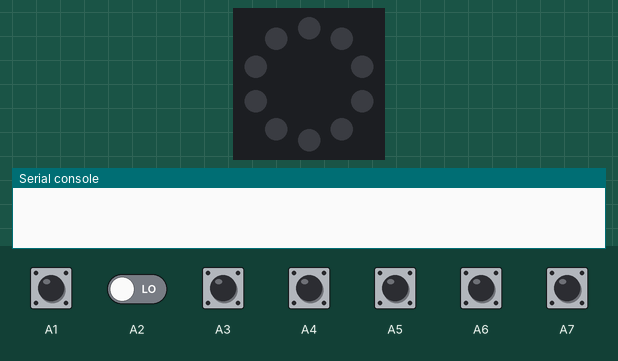
A program run on a simulated Circuit Playground running CircuitPython. Parts: the board's ring of 10 RGB LEDs (number 0 left of the top, counting anticlockwise), the last lines printed to the serial console. Inputs (shaded band) come from the test bench; at power-on: A1–7 LOW. Dim RGB values are drawn brighter than linear; touch pads read as touched when driven HIGH.

Above: at 1.2 s.
1.3 s: A1 pulled HIGH for 0.15 s
At 2.5 s:
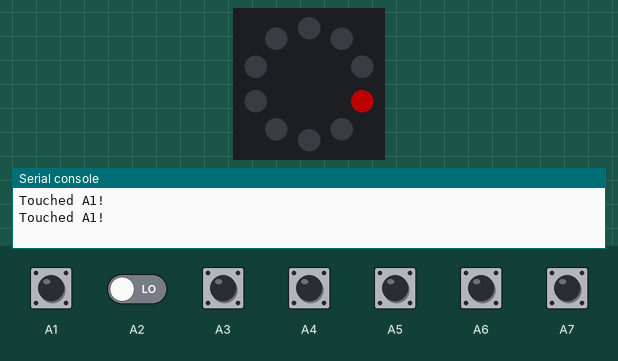
2.9 s: A3 pulled HIGH for 0.15 s
At 4.0 s:
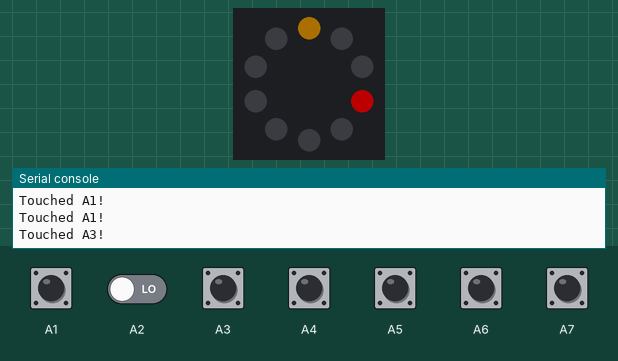
4.5 s: A4 pulled HIGH for 0.15 s
At 5.4 s:
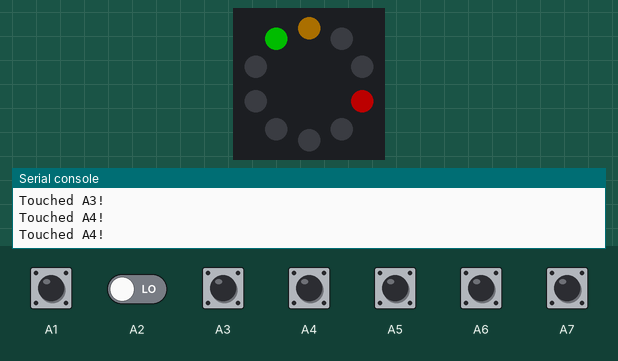
6.1 s: A5 pulled HIGH for 0.15 s
At 6.9 s:
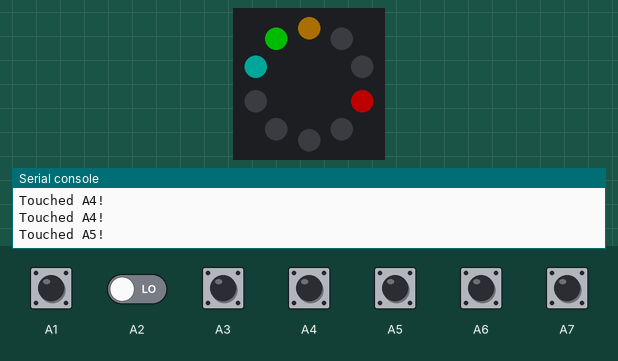
7.7 s: A6 pulled HIGH for 0.15 s
At 8.4 s:
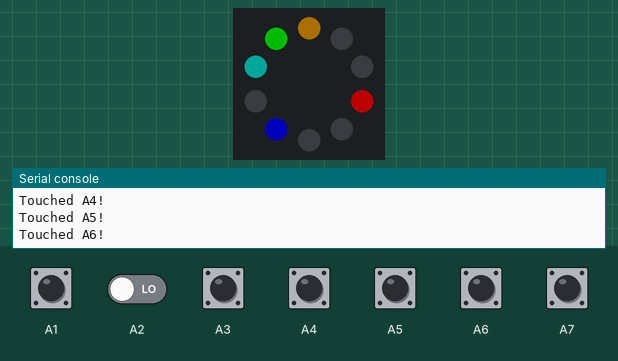
9.3 s: A7 pulled HIGH for 0.15 s
At 9.8 s:
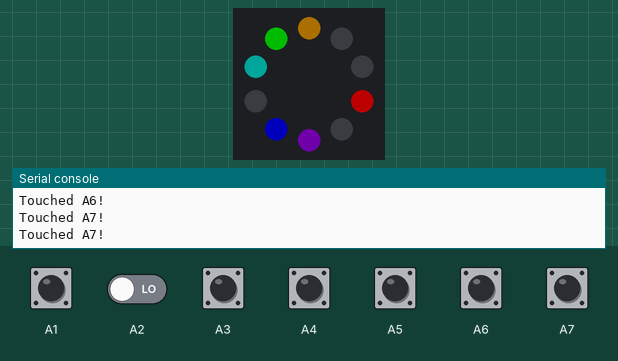
Timing chart, 0 to 11.9 s (numbered marks = the images above; inputs shaded):
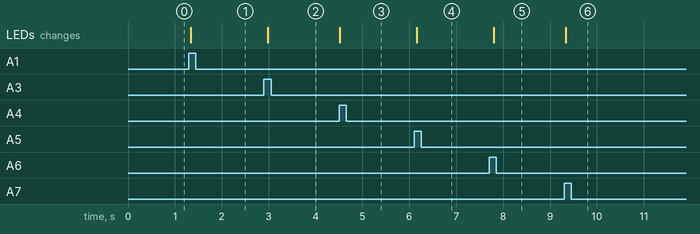

The program:

cpx_touch_pixel_rainbow.py
```python
"""This example uses the capacitive touch pads on the CPX. They are located around the outer edge
of the board and are labeled A1-A7. (A0 is not a touch pad.) This example lights up the nearest
NeoPixel to that pad a different color of the rainbow!"""
import time
from adafruit_circuitplayground.express import cpx

cpx.pixels.brightness = 0.3

while True:
    if cpx.touch_A1:
        print("Touched A1!")
        cpx.pixels[6] = (255, 0, 0)
    if cpx.touch_A2:
        print("Touched A2!")
        cpx.pixels[8] = (210, 45, 0)
    if cpx.touch_A3:
        print("Touched A3!")
        cpx.pixels[9] = (155, 100, 0)
    if cpx.touch_A4:
        print("Touched A4!")
        cpx.pixels[0] = (0, 255, 0)
    if cpx.touch_A5:
        print("Touched A5!")
        cpx.pixels[1] = (0, 135, 125)
    if cpx.touch_A6:
        print("Touched A6!")
        cpx.pixels[3] = (0, 0, 255)
    if cpx.touch_A7:
        print("Touched A7!")
        cpx.pixels[4] = (100, 0, 155)
    time.sleep(0.1)
```

Measured:
- after the input at 1.3 s, the LEDs: change at once (image 1)
- after the input at 2.9 s, the LEDs: change after 0.08 s (image 2)
- after the input at 4.5 s, the LEDs: change at once (image 3)
- after the input at 6.1 s, the LEDs: change after 0.06 s (image 4)
- after the input at 7.7 s, the LEDs: change after 0.10 s (image 5)
- after the input at 9.3 s, the LEDs: change at once (image 6)
